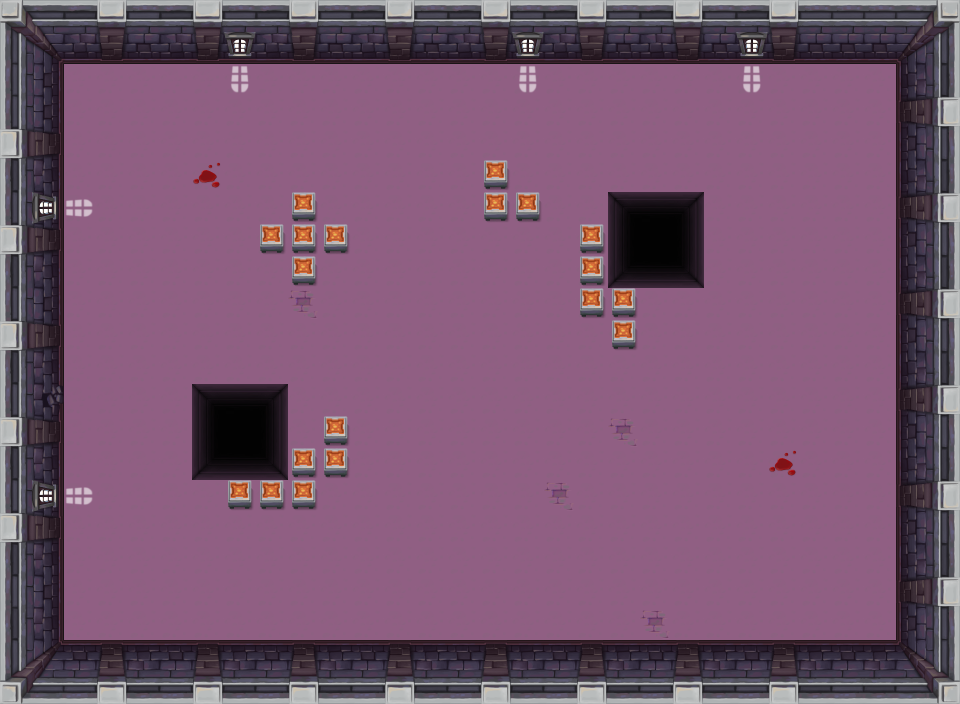

Tiled map render using the project's own tile images. Description and the map definition, with tile-layer contents summarised, below:
An orthogonal 30x22 tile map with 32x32 px tiles, 4 tile layers (background, walls, clutter, holes) and 19 objects (13x aabb_rectangle, 2x pit, healthkit, player_spawn, bird_spawner, ...).

<map version="1.2" tiledversion="1.2.1" orientation="orthogonal" renderorder="right-down" width="30" height="22" tilewidth="32" tileheight="32" infinite="0" nextlayerid="12" nextobjectid="80">
 <tileset firstgid="1" name="dungeon_landscape" tilewidth="32" tileheight="32" tilecount="256" columns="16">
  <image source="dungeon_landscape.png" width="512" height="512" />
 </tileset>
 <layer id="1" name="background" width="30" height="22">
  <data>[660 cells, 588 non-empty, 3 distinct tile ids]</data>
 </layer>
 <objectgroup id="9" name="pit">
  <object id="36" name="pit" x="623.303" y="204.236" width="67.393" height="41.529" />
  <object id="37" name="pit" x="206.303" y="398.236" width="67.393" height="41.529" />
 </objectgroup>
 <layer id="2" name="walls" width="30" height="22">
  <data>[660 cells, 211 non-empty, 44 distinct tile ids]</data>
 </layer>
 <layer id="3" name="clutter" width="30" height="22">
  <data>[660 cells, 8 non-empty, 4 distinct tile ids]</data>
 </layer>
 <objectgroup id="4" name="health">
  <object id="2" name="healthkit" x="447.201" y="350.535">
   <point />
  </object>
 </objectgroup>
 <objectgroup id="5" name="aabb_rectangle">
  <object id="8" name="aabb_rectangle" x="-5.03778" y="-5.03778" width="902.393" height="70.529" />
  <object id="10" name="aabb_rectangle" x="-6.51783" y="-5.20794" width="73.8875" height="685.226" />
  <object id="24" name="aabb_rectangle" x="890.285" y="-19.6386" width="72.0084" height="699.136" />
  <object id="25" name="aabb_rectangle" x="-11.7832" y="631.055" width="983.242" height="81.1731" />
  <object id="68" name="aabb_rectangle" x="226.379" y="479.413" width="93.242" height="30.1731" />
  <object id="69" name="aabb_rectangle" x="287.379" y="447.913" width="63.242" height="30.1731" />
  <object id="70" name="aabb_rectangle" x="479.379" y="190.913" width="63.242" height="30.1731" />
  <object id="71" name="aabb_rectangle" x="257.379" y="221.913" width="93.242" height="30.1731" />
  <object id="72" name="aabb_rectangle" x="289.379" y="194.913" width="30.242" height="92.1731" />
  <object id="75" name="aabb_rectangle" x="574.879" y="222.913" width="30.242" height="92.1731" />
  <object id="76" name="aabb_rectangle" x="608.879" y="285.913" width="28.242" height="61.1731" />
  <object id="77" name="aabb_rectangle" x="480.879" y="159.913" width="28.242" height="34.1731" />
  <object id="79" name="aabb_rectangle" x="322.879" y="415.913" width="28.242" height="34.1731" />
 </objectgroup>
 <objectgroup id="11" name="walls" />
 <objectgroup id="6" name="player">
  <object id="29" name="player_spawn" x="199.16" y="173.418">
   <point />
  </object>
 </objectgroup>
 <objectgroup id="7" name="spawners">
  <object id="26" name="bird_spawner" x="526.929" y="475.191">
   <point />
  </object>
  <object id="27" name="firewizard_spawner" x="719.907" y="386.897">
   <point />
  </object>
 </objectgroup>
 <layer id="8" name="holes" width="30" height="22">
  <data>[660 cells, 18 non-empty, 9 distinct tile ids]</data>
 </layer>
</map>
